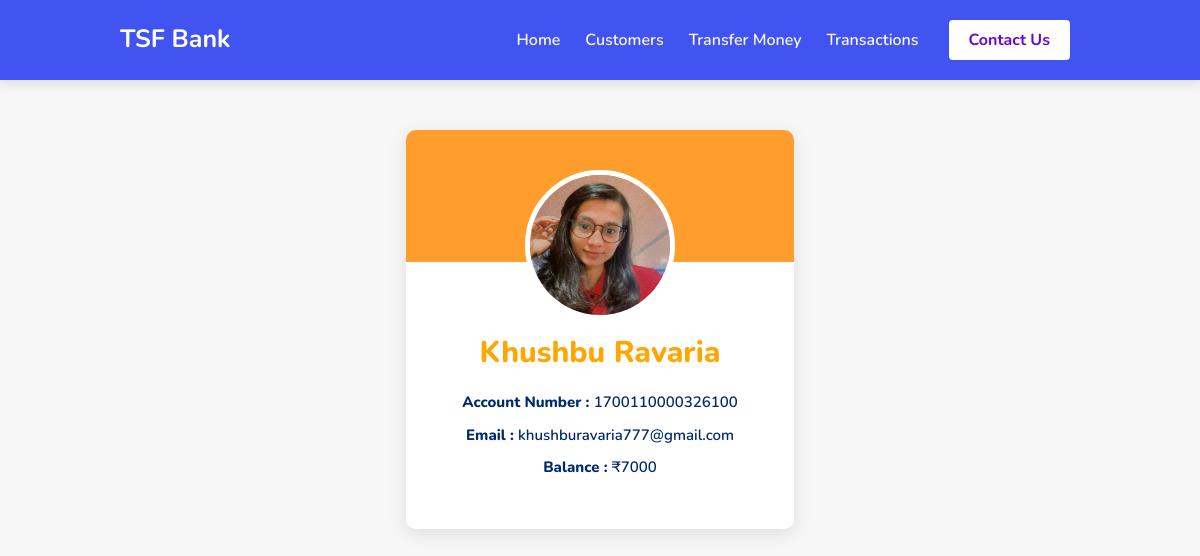
Screenshot of /customerdetails/1/ with the database file from the repository.
### Bank/models.py (models this page shows)
class Customer(models.Model):
    acc_no = models.BigIntegerField()
    name = models.CharField(max_length=25)
    email = models.EmailField(max_length=50)
    balance = models.IntegerField()
    img = models.ImageField()

### Bank/views.py (the view)
# urls.py: path('customerdetails/<str:pk>/',views.customerdetails, name='customerdetails')
def customerdetails(request, pk):
    customer = Customer.objects.get(id = pk)
    context={'customer':customer}
    return render(request,"customerdetails.html", context);

### templates/customerdetails.html (shortened to what this page needs)
{% extends 'base.html' %}{% load static %} {% block title %}{{customer.name}} Details{% endblock title %} {%block body %}
<div class="container">
        <br><br>
        <div class="card mx-auto">
            <div><img src="{{customer.img.url}}"alt="avatar"></div><br>
            <h1>{{customer.name}}</h1><br>
            <p>Account Number : <span>{{customer.acc_no}}</span></p>
            <p>Email : <span>{{customer.email}}</span></p>
            <p>Balance : <span>&#8377;{{customer.balance}}</span></p>
        </div>
</div>
{% endblock body %}

### static/css/style.css (style rules this page uses)
* { margin: 0; padding: 0; box-sizing: border-box; font-family: 'Nunito', sans-serif; text-decoration: none; outline: none; border: none; text-transform:capitalize; transition: all .2s linear; }
html { font-size: 62.5%; overflow-x: hidden; scroll-behavior: smooth; scroll-padding-top: 6rem; }
body { background: #f7f7f7; }

### templates/customerdetails.html (style rules this page uses)
h1 { font-weight: 800; font-size: 3rem; color: #ffa600; }
.card { justify-content: center; align-items: center; padding: 4rem; width: 35%; float: center; background: #fff; box-shadow: 0 .5rem 2rem rgba(0, 0, 0, 0.1); border-radius: 1rem; border:none; margin-top: 10rem; background: linear-gradient( to bottom, #ff9e2c 0%, #ff9e2c 33%, #ffffff 33%, #ffffff 100% ); }
img { border-radius: 50%; height: 15rem; width: 15rem; border: 0.5rem solid white; }
p { font-size: 1.5rem; font-weight: 800; color: #012970; }
span { text-transform: lowercase; font-size: 1.5rem; color: #012970; font-weight: 600; }

### rows the page displays
Customer: img (picture), name "Khushbu Ravaria", acc_no "1700110000326100", email "khushburavaria777@gmail.com", balance "7000"
